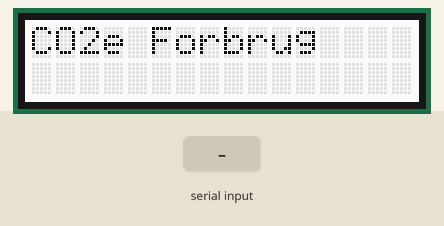
Recording of a sketch running on a simulated Arduino Uno, built with avr-gcc and run on an emulated ATmega328P. Parts: 16×2 character LCD. The test bench sets the inputs (shaded band).

Above: at 1.2 s.
1.3 s: "1\n" received over Serial
At 1.76 s:
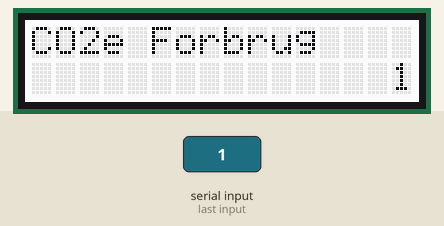
At 2.37 s:
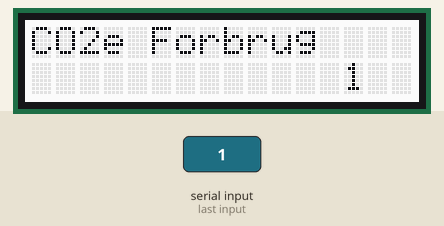
Timing chart, 0 to 4.3 s (numbered marks = the images above; inputs shaded):
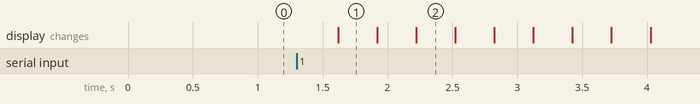

Measured:
- after the input at 1.3 s, the display: changes after 0.32 s (image 1)

The sketch:

screen_1.ino
```cpp
#include <Wire.h>
#include "rgb_lcd.h"

rgb_lcd lcd;

String message = "";
int scrollIndex = 0;
unsigned long lastScroll = 0;
const int scrollDelay = 300;  // ms

void setup() {
  lcd.begin(16, 2);
  lcd.setRGB(255, 255, 255);

  Serial.begin(9600);
  while (!Serial) {}

  // Static title (line 1)
  lcd.setCursor(0, 0);
  lcd.print("CO2e Forbrug");

  // Clear line 2
  lcd.setCursor(0, 1);
  lcd.print("                ");
}

void loop() {
  // Receive new message from Python
  if (Serial.available() > 0) {
    message = Serial.readStringUntil('\n');

    // Pad message for smooth scrolling
    message = "                " + message + "                ";
    scrollIndex = 0;
  }

  // Scroll text on line 2
  if (message.length() > 0) {
    if (millis() - lastScroll > scrollDelay) {
      lastScroll = millis();

      lcd.setCursor(0, 1);
      lcd.print(message.substring(scrollIndex, scrollIndex + 16));

      scrollIndex++;
      if (scrollIndex + 16 > message.length()) {
        scrollIndex = 0;
      }
    }
  }
}
```
